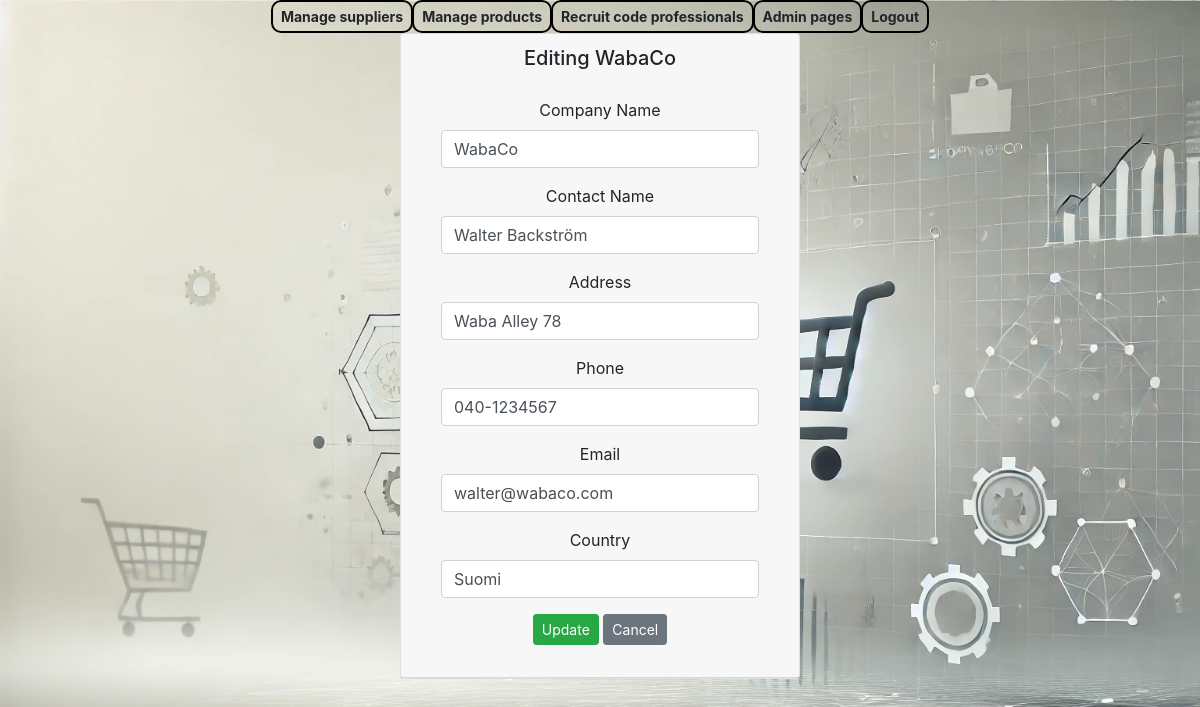
The app's page /edit-supplier-get/1/ with its own data.
### app/models.py (models this page shows, shortened)
class Supplier(models.Model):
    companyname = models.CharField(max_length = 50, default="firma")
    contactname = models.CharField(max_length = 50, default="firma")
    address = models.CharField(max_length = 100, default="firma")
    phone = models.CharField(max_length = 20, default="firma")
    email = models.CharField(max_length = 50, default="firma")
    country = models.CharField(max_length = 50, default="firma")

### app/views.py (the view)
# urls.py: path('edit-supplier-get/<int:id>/', edit_supplier_get),
def edit_supplier_get(request, id):
    supplier = Supplier.objects.get(id=id)
    context = {'supplier': supplier}
    return render(request, 'edit_supplier.html', context)

### app/templates/edit_supplier.html (shortened to what this page needs)
{% extends 'index.html' %}
{% block content %}
<div class="card" style="width: 25rem;">
    <div class="card-header">
        <h5>Editing {{supplier.companyname}}</h5>
        <div class="card-body">
            <form method="post" action="/edit-supplier-post/{{supplier.id}}/">
                <div class="form-group">
                    <label>Company Name</label>
                    <input type="text" name="companyname" value="{{supplier.companyname}}" class="form-control">
                </div>
                <div class="form-group">
                    <label>Contact Name</label>
                    <input type="text" name="contactname" value="{{supplier.contactname}}" class="form-control">
                </div>
                <div class="form-group">
                    <label>Address</label>
                    <input type="text" name="address" value="{{supplier.address}}" class="form-control">
                </div>
                <div class="form-group">
                    <label>Phone</label>
                    <input type="text" name="phone" value="{{supplier.phone}}" class="form-control">
                </div>
                <div class="form-group">
                    <label>Email</label>
                    <input type="email" name="email" value="{{supplier.email}}" class="form-control">
                </div>
                <div class="form-group">
                    <label>Country</label>
                    <input type="text" name="country" value="{{supplier.country}}" class="form-control">
                </div>
                <input type="submit" value="Update" class="btn btn-success btn-sm">
                <input type="button" onclick="window.location.href='/suppliers'" id="hide-btn"
                    class="btn btn-secondary btn-sm" value="Cancel">
            </form>
        </div>
    </div>
</div>
{% endblock %}

### app/static/css/styles.css (style rules this page uses)
body { background-image: url("/static/images/background.png"); background-size: cover; background-repeat: no-repeat; background-attachment: fixed; }

### records on screen
Supplier: companyname "WabaCo", contactname "Walter Backström", address "Waba Alley 78", phone "040-1234567", email "walter@wabaco.com", country "Suomi"
